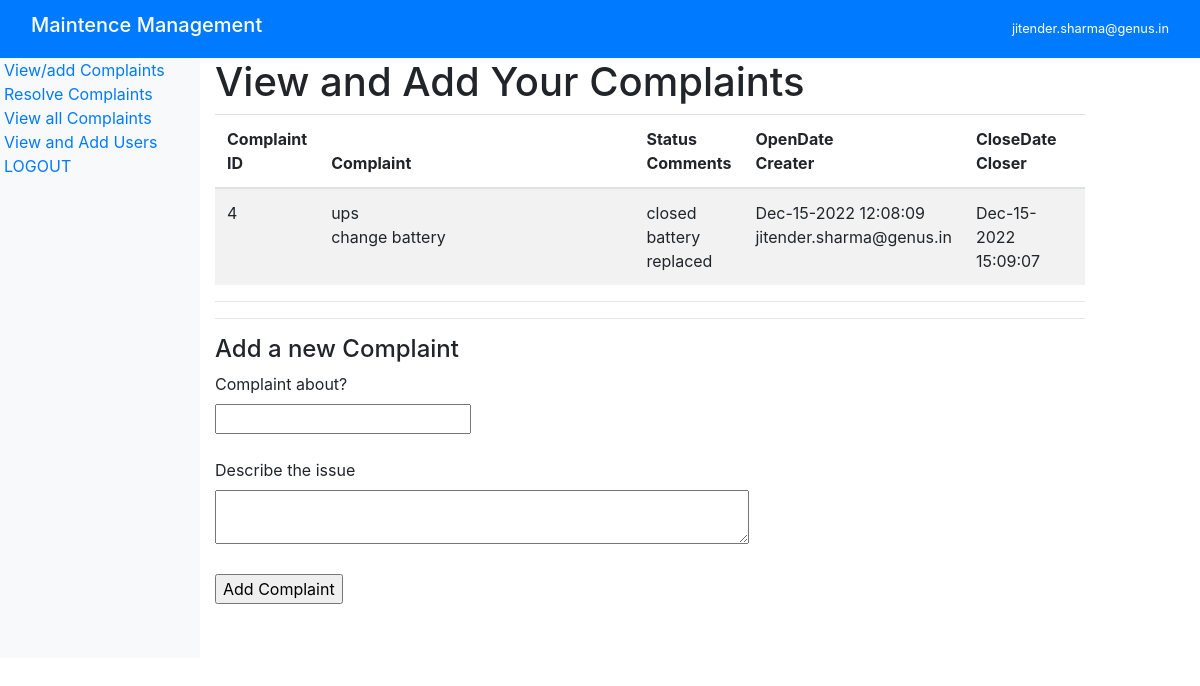
Page /AddComplaint (signed in) on the committed database.
### tables this page shows
CREATE TABLE users (
        user_id INTEGER PRIMARY KEY AUTOINCREMENT,
        email TEXT,
        salC NUMERIC,
        role TEXT,
        active BOOLEAN
    );

CREATE TABLE "complaints" (
	"complaint_id"	INTEGER,
	"user_id"	INTEGER,
	"about"	TEXT,
	"complaint"	TEXT,
	"status"	TEXT,
	"opendate"	DATE,
	"closedate"	DATE,
	"comments"	TEXT,
	PRIMARY KEY("complaint_id" AUTOINCREMENT),
	FOREIGN KEY("user_id") REFERENCES "users"("user_id")
);

### MMS.py (the view, shortened to what this page needs)
@app.route("/AddComplaint", methods=["GET", "POST"])
@login_required
def AddComplaint():
    conn = sqlite3.connect("maint.db")
    c = conn.cursor()
    c.execute(
        """
    select u.email, cp.complaint_id, cp.about, cp.complaint, cp.status, cp.opendate, cp.closedate, cp.comments
    from complaints cp inner join users u on u.user_id = cp.user_id
    where u.email = ?
    """,
        (current_user.id,),
    )
    complaints = c.fetchall()
    conn.close()
    return render_template("AddComplaint.html", complaints=complaints)

### MMS.py (called while the page is built)
@login_manager.user_loader
def user_loader(email):
    conn = sqlite3.connect("maint.db")
    c = conn.cursor()
    c.execute(
        "SELECT * FROM users WHERE email=?",
        (email,),
    )
    user = c.fetchone()
    conn.close()
    if user:
        role = user[3]
        active = user[4]
        user = User()
        user.id = email
        user.role = role
        user.active = active
        return user
    return None

### templates/AddComplaint.html (shortened to what this page needs)
{%extends "layout.html" %}
{% block content %}
<h1> View and Add Your Complaints</h1>
<table id=table1 style="width: auto;" class="table table-striped">
    <thead>
        <tr>
            <th style="width: 10%">Complaint ID </th>
            <th style="width: 50%">Complaint </th>
            <th style="width: 10%">Status <br> Comments</th>
            <th style="width: 15%">OpenDate<br> Creater</th>
            <th style="width: 15%">CloseDate<br> Closer</th>
        </tr>
    </thead>
    {% for item in complaints%}
    <tr>
        <td>{{item[1]}} </td>
        <td>{{item[2]}} <br> {{item[3]}}</td>
        <td>{{item[4]}} <br> {{item[7]}}</td>
        <td>{{item[5]}} <br>{{item[0]}}</td>
        <td>{{item[6]}} </td>
    </tr>
    {%endfor%}
</table>
<hr>
<hr>
<h4> Add a new Complaint</h4>
<form method="POST" action="/AddComplaint">
    <label for="letters">Complaint about? </label><br>
    <input type="text" value="" name="about" /><br><br>
    <label for="filtertext">Describe the issue</label><br>
    <textarea cols=50 value="" name="Complaint" /></textarea><br>
    <br>
    <input type="submit" value="Add Complaint" name="addcmp" />
</form>
{% endblock content %}

### templates/layout.html (shortened to what this page needs)
<!DOCTYPE html>
<html lang="en">
<head>
    <link rel="stylesheet" type="text/css"
        href="https://cdnjs.cloudflare.com/ajax/libs/datatables/1.10.16/css/jquery.dataTables.min.css" />
    <link rel="stylesheet" type="text/css"
        href="https://cdnjs.cloudflare.com/ajax/libs/datatables/1.10.16/css/dataTables.bootstrap4.min.css" />
    <link rel="stylesheet" type="text/css"
        href="https://cdn.datatables.net/buttons/2.0.1/css/buttons.dataTables.min.css">
    <link rel="stylesheet" type="text/css"
        href="https://cdnjs.cloudflare.com/ajax/libs/bootstrap/4.5.3/css/bootstrap.min.css">
</head>
<body>
    <nav class="navbar navbar-dark bg-primary sticky-top">
        <div class="container-fluid">
            <a href="/about" class="navbar-brand">
                <h5>Maintence Management</h5>
            </a>
            <small class="ml-auto text-white">{{ current_user.id}}</small> <br>
        </div>
    </nav>
    <div class="container-fluid">
        <div class="row" style="min-height:600px">
            <div class="col-2 px-1 bg-light" id="sticky-sidebar">
                <div class="position-fixed">
                    <a href="/AddComplaint">View/add Complaints</a><br>
                    <a href="/ResolveComplaint">Resolve Complaints</a><br>
                    <a href="/ViewComplaint">View all Complaints</a><br>
                    <a href="/AddUsers">View and Add Users</a><br>
                    <a href="/logout"> LOGOUT</a>
                </div>
            </div>
            <div class="col-9" id="main">
                {% block content %}{% endblock %}
            </div>
        </div>
    </div>
</body>
</html>

### rows in the picture
users: id "jitender.sharma@genus.in"
complaints: complaint_id "4", about "ups", complaint "change battery", status "closed", comments "battery replaced", opendate "Dec-15-2022 12:08:09", email "jitender.sharma@genus.in", closedate "Dec-15-2022 15:09:07"
